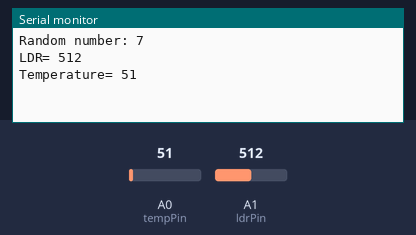
This sketch was run on a simulated Arduino Uno, built with avr-gcc and run on an emulated ATmega328P. Parts: the last lines printed to the serial monitor. The inputs (shaded band) are chosen by the test bench; at power-on: A0 (tempPin) = 51, A1 (ldrPin) = 512. Storage starts empty; random numbers use the default seed unless the sketch sets one.

Above: at 1.2 s.
1.3 s: A0 (tempPin) set to 61
3.2 s: A1 (ldrPin) set to 716
At 3.2 s:
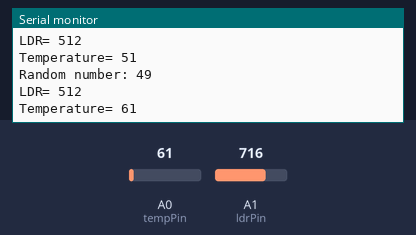
5.1 s: A0 (tempPin) set to 71
At 6.8 s:
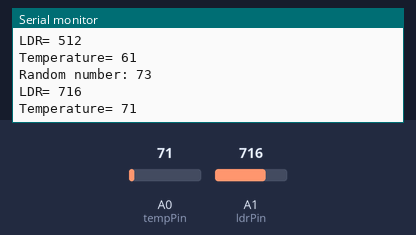
7.0 s: A1 (ldrPin) set to 900
At 9.5 s:
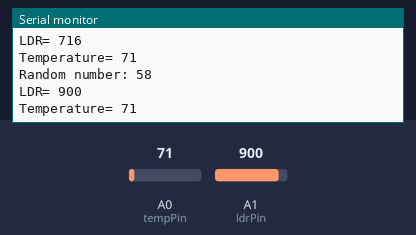
Timing chart, 0 to 9.9 s (numbered marks = the images above; inputs shaded):
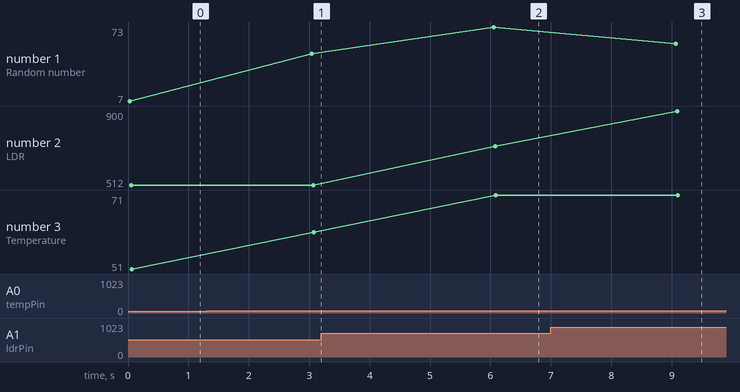

The sketch:

Sob_48.ino
```cpp
#include <SD.h>

const int ldrPin = A1;
const int tempPin = A0;

File dataFile;

void setup() {
  Serial.begin(9600); // Start serial communication
  SD.begin(10); // Initialize SD card (assuming pin 10 for CS)
}

void loop() {
  // Log sensor data to CSV file
  dataFile = SD.open("sensor_data.csv", FILE_WRITE);
  if (dataFile) {
    dataFile.print(millis());
    dataFile.print(",");
    dataFile.print(analogRead(ldrPin));
    dataFile.print(",");
    dataFile.println(analogRead(tempPin));
    dataFile.close();
  } else {
    Serial.println("Error opening file for writing.");
  }

  int randomNumber = random(100); // Generate random number up to 100
  Serial.print("Random number: ");
  Serial.println(randomNumber);

  int ldrValue = analogRead(ldrPin);
  int tempValue = analogRead(tempPin);

  Serial.print("LDR= ");
  Serial.println(ldrValue);
  Serial.print("Temperature= ");
  Serial.println(tempValue);

  Serial.println(); // Send newline to Serial port
  delay(3000); // Wait for 3 sec
}
```

Measured:
- after the input at 5.1 s, the serial monitor: prints a new line after 0.99 s (image 2)
- after the input at 7.0 s, the serial monitor: prints a new line after 2.1 s (image 3)
- plotted number 2: 716 → 900 after the input at 7.0 s
- plotted number 3: 51 → 61 after the input at 1.3 s, 61 → 71 after the input at 5.1 s
